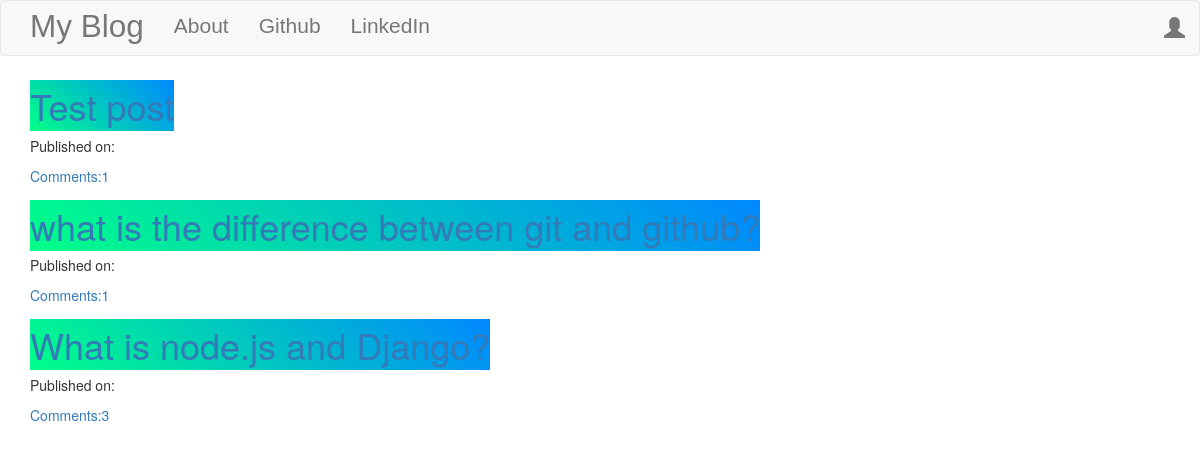
The page / on the database its author committed.
### app/models.py (models this page shows, shortened)
class Post(models.Model):
    author = models.ForeignKey('auth.User')
    title = models.CharField(max_length=200)
    text = models.TextField()
    created_date = models.DateTimeField(default=timezone.now)
    published_date = models.DateTimeField(blank=True,null=True)
    def approve_comments(self):
        return self.comments.filter(approved_comment=True)

### app/views.py (the view)
# urls.py: url(r'^$',views.PostListView.as_view(),name='post_list'),
class PostListView(ListView):
    model = Post
    def get_queryset(self):
        return Post.objects.filter(published_date__lte=timezone.now()).order_by('-published_date')

### app/templates/app/post_list.html
{% extends 'app/base.html' %}
{% block content %}
<div class="centerstage">
    {% for post in post_list %}
    <div class="post" >
        <h1><a class="loader" href="{% url 'post_detail' pk=post.pk %}">{{post.title}}</a></h1>
        <div class="date">
            <p>Published on: {{post.published|date:"D M Y"}}</p>
        </div>
        <a href="{% url 'post_detail' pk=post.pk %}">Comments:{{ post.approve_comments.count }}</a>
    </div>
    {% endfor %}
</div>
{% endblock %}

### app/static/css/blog.css (style rules this page uses)
.centerstage { margin-left:auto; margin-right:auto; }
.loader { filter:hue-rotate(0deg); background:linear-gradient(45deg,#0f8,#08f); animation:hue 10000ms infinite linear; }

### rows shown on the page
Post: title "Test post", approve_comments.count "1"
Post: title "what is the difference between git and github?", approve_comments.count "1"
Post: title "What is node.js and Django?", approve_comments.count "3"
